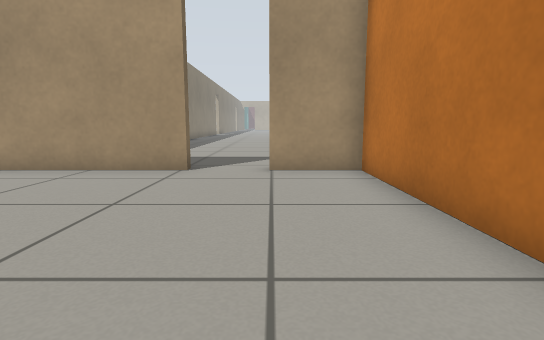
view 1 (above)

20 first-person views from a walk through a Gazebo world. The camera is 0.5 m above the floor, tilts 8° down and sees 80° across. The floor is counted in squares, 0.5 m on a side. Each view is taken from the middle of a square. On the plan, view 1 faces up. The plan holds only what a view shows up to about 12 squares ahead; the rest is blank. The place goes on beyond the plan. Gazebo's built-in surfaces are drawn with simple patterns.

view 2
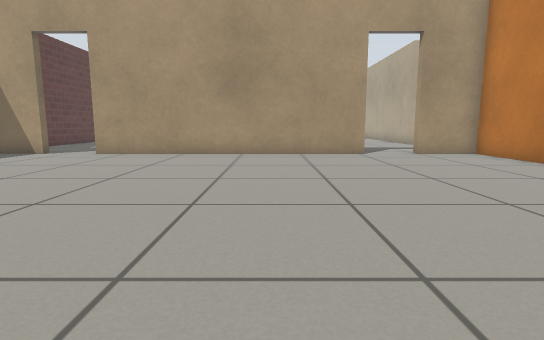

view 3
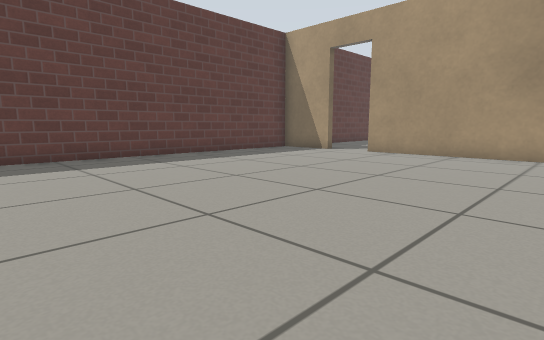

view 4
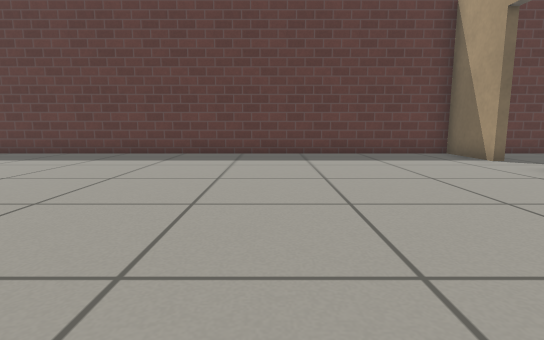

view 5
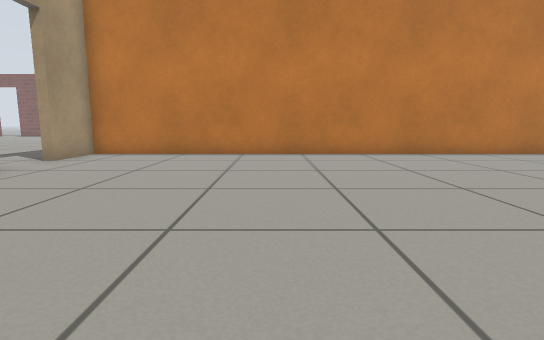

view 6
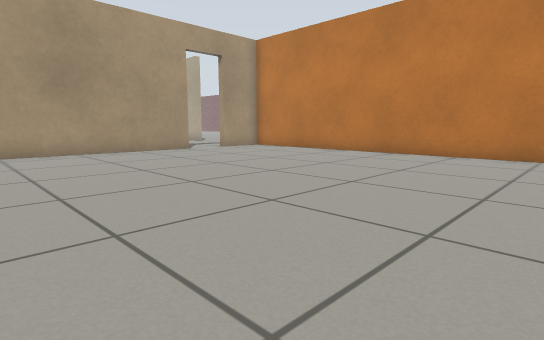

view 7
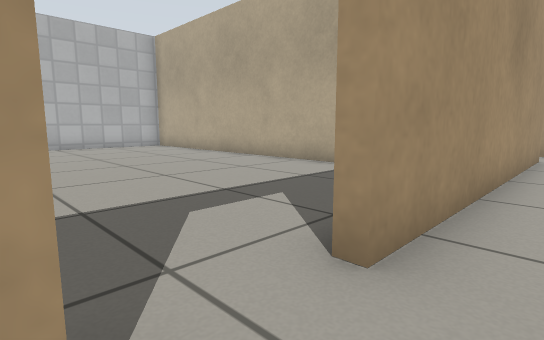

view 8
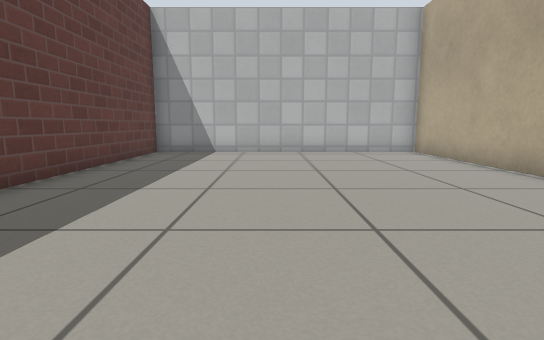

view 9
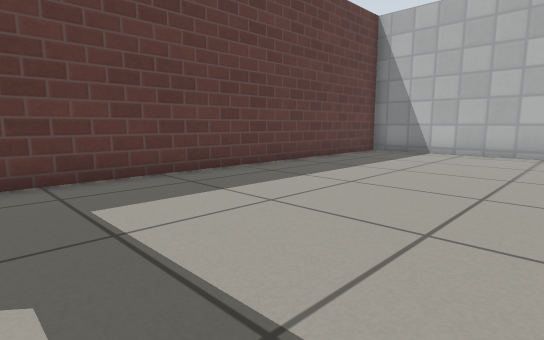

view 10
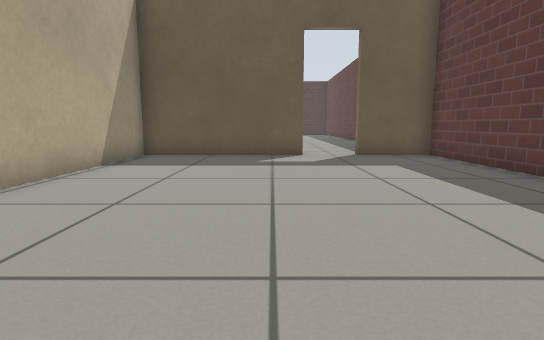

view 11
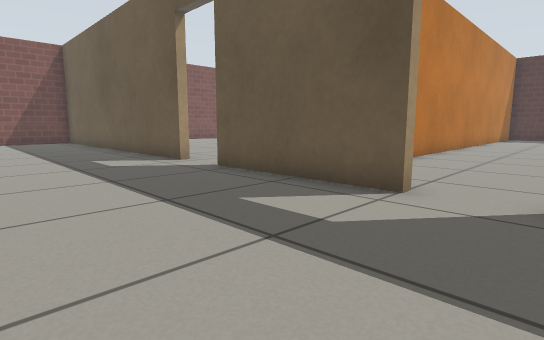

view 12
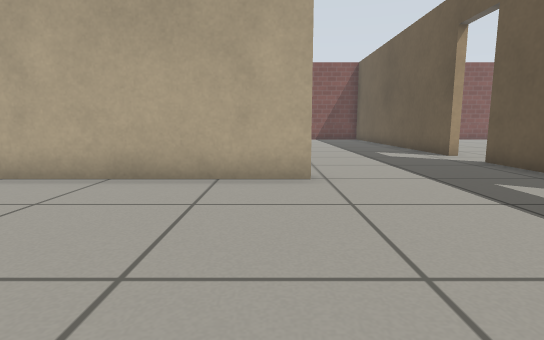

view 13
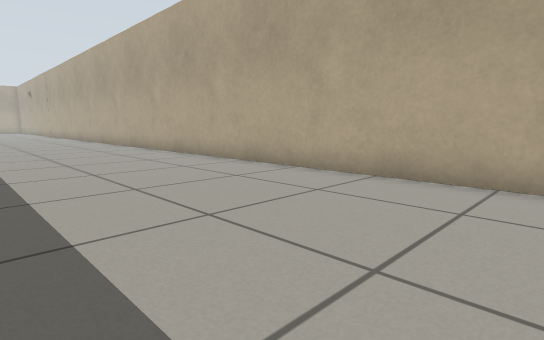

view 14
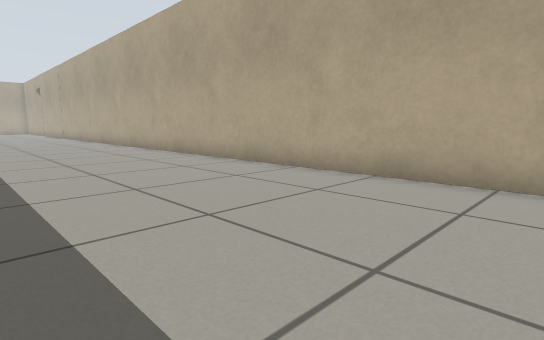

view 15
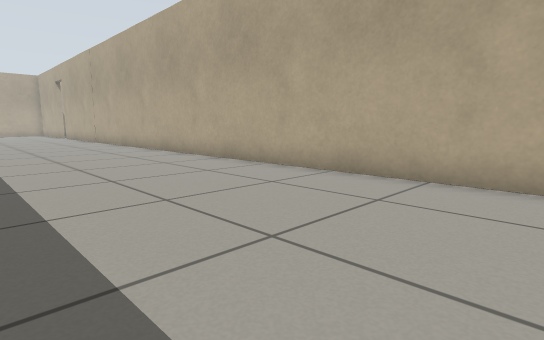

view 16
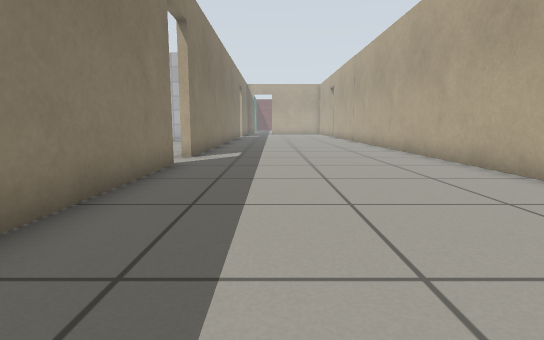

view 17
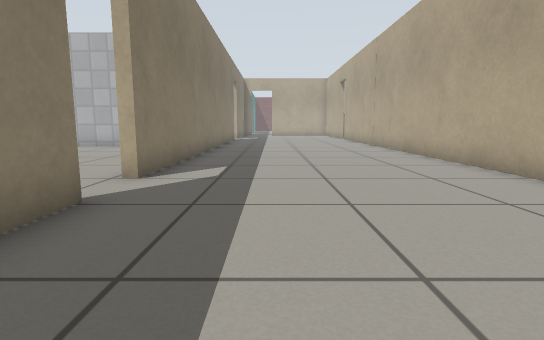

view 18
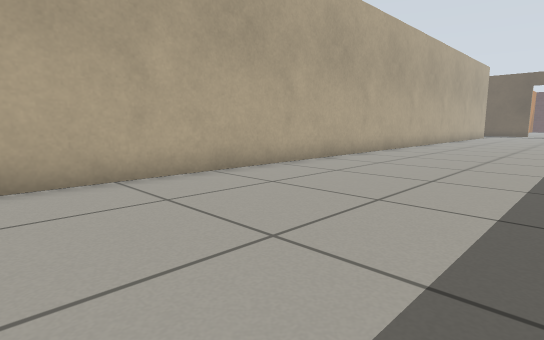

view 19
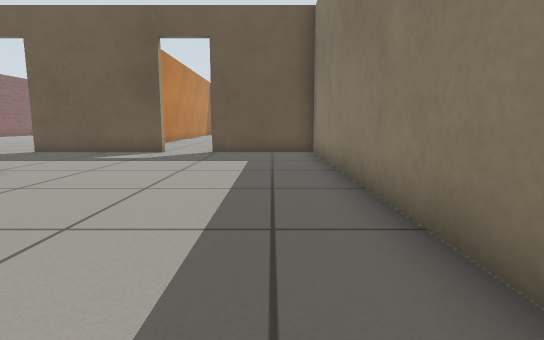

view 20
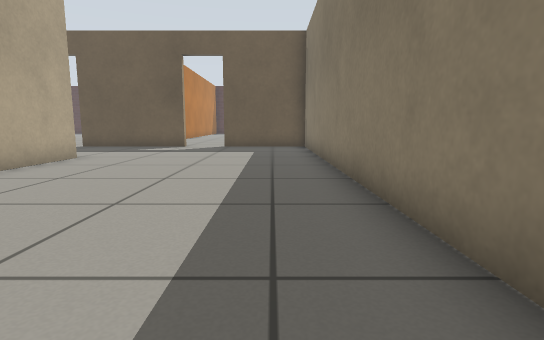

### Floor plan
Points are (right, up) in squares from view 1. A wall is a line through its corners. A room is listed if a view was taken in it or the views show most of it. See-through windows are left out.
Room 1 (views 1, 2, 3, 4, 5, 6, 7)
walls: (-1.8, 7) (-11.1, 7); (-12.8, 7) (-15.2, 7) (-15.2, -5.5); (1.9, -5.5) (1.9, 7) (-0.1, 7)
ways out: open door at (-11.5, 7) to room 2; open door at (-0.5, 7) to room 3
Room 2 (views 8, 9, 10)
walls: (-11.1, 7.3) (-5.8, 7.3) (-5.8, 20.8) (-15.2, 20.8) (-15.2, 7.3) (-12.8, 7.3)
ways out: open door at (-11.5, 7) to room 1
Room 3 (views 11, 12, 13, 14, 15, 16, 17, 18, 19, 20)
walls: (-5.5, 20.4) (-5.5, 7.3) (-1.8, 7.3); (-5.5, 32.2) (-5.5, 26.9); (1.9, 12.2) (1.9, 40.5); (-5.5, 40.4) (-5.5, 33.9); (-0.1, 7.3) (1.4, 7.3)
ways out: open door at (-0.5, 7) to room 1; opening at (2, 10); open door at (-6, 33.5)

Positions as (right, up) in squares from view 1, and headings:
1: (0, 0), facing up
2: (-5, -4), facing up
3: (-5, -4), facing up-left
4: (-4, 1), facing left
5: (-9, 1), facing right
6: (-9, -5), facing up-right
7: (-13, 6), facing up-right
8: (-11, 9), facing up
9: (-9, 9), facing up-left
10: (-10, 18), facing down
11: (-2, 12), facing down-right
12: (-4, 13), facing right
13: (-4, 13), facing up-right
14: (-4, 17), facing up-right
15: (-4, 24), facing up-right
16: (-3, 24), facing up
17: (-3, 28), facing up
18: (-4, 40), facing down-right
19: (-4, 19), facing down
20: (-4, 22), facing down
